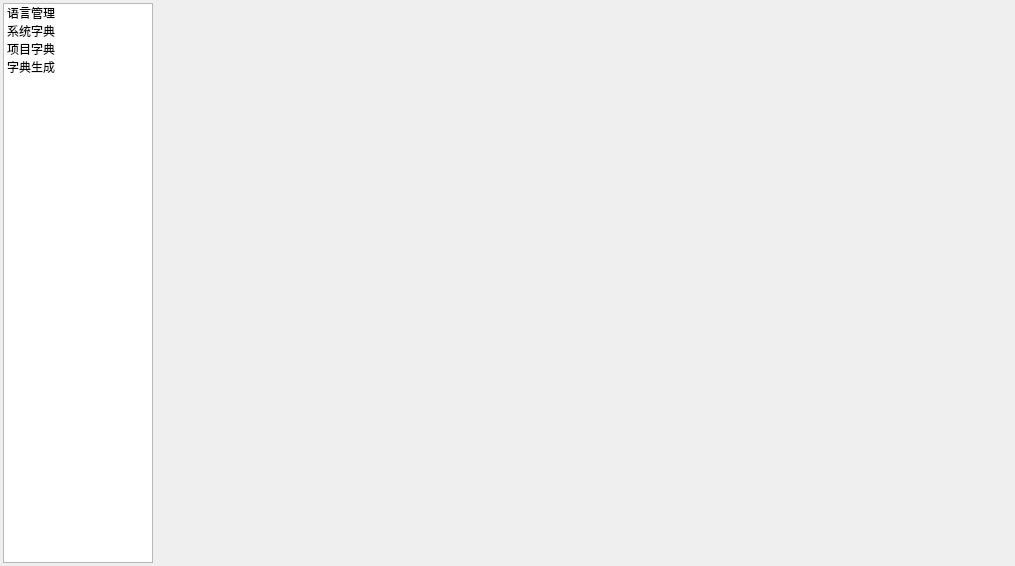
<?xml version="1.0" encoding="UTF-8"?>
<ui version="4.0">
 <class>CDictDialog</class>
 <widget class="QDialog" name="CDictDialog">
  <property name="geometry">
   <rect>
    <x>0</x>
    <y>0</y>
    <width>1015</width>
    <height>566</height>
   </rect>
  </property>
  <property name="windowTitle">
   <string>字典配置</string>
  </property>
  <layout class="QHBoxLayout" name="horizontalLayout">
   <property name="leftMargin">
    <number>3</number>
   </property>
   <property name="topMargin">
    <number>3</number>
   </property>
   <property name="rightMargin">
    <number>3</number>
   </property>
   <property name="bottomMargin">
    <number>3</number>
   </property>
   <item>
    <widget class="QListWidget" name="listWidget">
     <property name="maximumSize">
      <size>
       <width>150</width>
       <height>16777215</height>
      </size>
     </property>
     <item>
      <property name="text">
       <string>语言管理</string>
      </property>
     </item>
     <item>
      <property name="text">
       <string>系统字典</string>
      </property>
     </item>
     <item>
      <property name="text">
       <string>项目字典</string>
      </property>
     </item>
     <item>
      <property name="text">
       <string>字典生成</string>
      </property>
     </item>
    </widget>
   </item>
   <item>
    <widget class="QStackedWidget" name="stackedWidget">
     <property name="currentIndex">
      <number>3</number>
     </property>
     <widget class="QWidget" name="pageLanguage">
      <layout class="QVBoxLayout" name="verticalLayout_2">
       <property name="leftMargin">
        <number>6</number>
       </property>
       <property name="topMargin">
        <number>6</number>
       </property>
       <property name="rightMargin">
        <number>6</number>
       </property>
       <property name="bottomMargin">
        <number>6</number>
       </property>
      </layout>
     </widget>
     <widget class="QWidget" name="pageSystem">
      <layout class="QVBoxLayout" name="verticalLayout">
       <property name="leftMargin">
        <number>6</number>
       </property>
       <property name="topMargin">
        <number>6</number>
       </property>
       <property name="rightMargin">
        <number>6</number>
       </property>
       <property name="bottomMargin">
        <number>6</number>
       </property>
      </layout>
     </widget>
     <widget class="QWidget" name="pageProject">
      <layout class="QVBoxLayout" name="verticalLayout_3">
       <property name="leftMargin">
        <number>6</number>
       </property>
       <property name="topMargin">
        <number>6</number>
       </property>
       <property name="rightMargin">
        <number>6</number>
       </property>
       <property name="bottomMargin">
        <number>6</number>
       </property>
      </layout>
     </widget>
     <widget class="QWidget" name="pageGenerate">
      <layout class="QVBoxLayout" name="verticalLayout_4">
       <property name="leftMargin">
        <number>6</number>
       </property>
       <property name="topMargin">
        <number>6</number>
       </property>
       <property name="rightMargin">
        <number>6</number>
       </property>
       <property name="bottomMargin">
        <number>6</number>
       </property>
      </layout>
     </widget>
    </widget>
   </item>
  </layout>
 </widget>
 <resources/>
 <connections/>
</ui>
